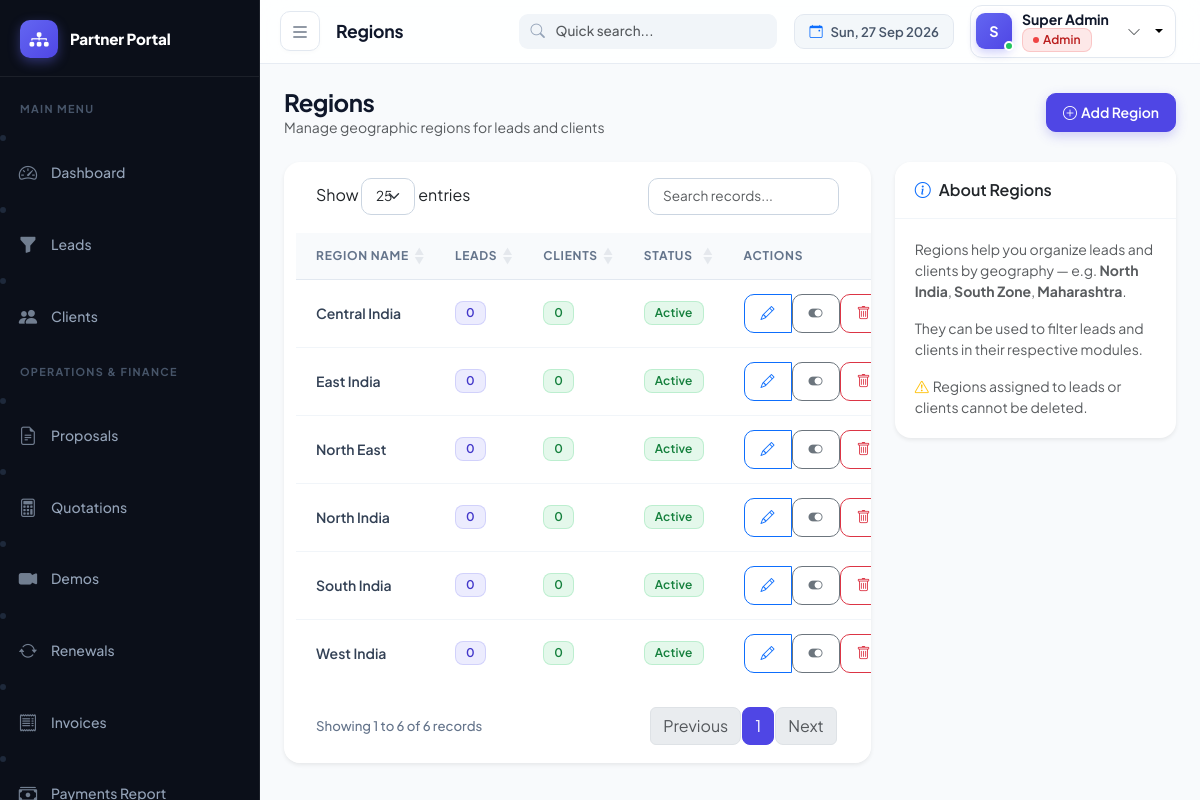
The app's page /modules/regions/index.php (signed in) with its own data.
### tables this page shows
CREATE TABLE IF NOT EXISTS regions (
    id INT PRIMARY KEY AUTO_INCREMENT,
    name VARCHAR(100) NOT NULL,
    code VARCHAR(20),
    status ENUM('active', 'inactive') DEFAULT 'active'
);

### modules/regions/index.php (the view, shortened to what this page needs)
<?php
$db = getDB();
$regions = $db->query("SELECT r.*,
    (SELECT COUNT(*) FROM leads WHERE region_id=r.id) as lead_count,
    (SELECT COUNT(*) FROM clients WHERE region_id=r.id) as client_count
    FROM regions r ORDER BY r.name")->fetchAll();
include __DIR__ . '/../../includes/header.php';
?>
<div class="page-header d-flex justify-content-between align-items-center mb-4">
  <div><h4 class="mb-0">Regions</h4><p class="text-muted small mb-0">Manage geographic regions for leads and clients</p></div>
  <button class="btn btn-primary" data-bs-toggle="modal" data-bs-target="#regionModal">
    <i class="bi bi-plus-circle me-1"></i>Add Region
  </button>
</div>
<div class="row">
  <div class="col-xl-8">
    <div class="card border-0 shadow-sm">
      <div class="card-body p-0">
        <table class="table table-hover mb-0 datatable">
          <thead class="table-light">
            <tr><th>Region Name</th><th>Leads</th><th>Clients</th><th>Status</th><th>Actions</th></tr>
          </thead>
          <tbody>
            <?php foreach ($regions as $r): ?>
            <tr>
              <td class="fw-semibold"><?= htmlspecialchars($r['name']) ?></td>
              <td><span class="badge bg-primary"><?= $r['lead_count'] ?></span></td>
              <td><span class="badge bg-success"><?= $r['client_count'] ?></span></td>
              <td>
                <?php if ($r['status'] === 'active'): ?>
                  <span class="badge bg-success">Active</span>
                <?php else: ?>
                  <span class="badge bg-secondary">Inactive</span>
                <?php endif; ?>
              </td>
              <td>
                <div class="btn-group btn-group-sm">
                  <button class="btn btn-outline-primary"
                          onclick="editRegion(<?= $r['id'] ?>, '<?= htmlspecialchars(addslashes($r['name'])) ?>', '<?= $r['status'] ?>')"
                          title="Edit">
                    <i class="bi bi-pencil"></i>
                  </button>
                  <form method="POST" class="d-inline" onsubmit="return confirm('Toggle status of this region?')">
                    <button type="submit" class="btn btn-outline-secondary" title="Toggle Status"><i class="bi bi-toggle-on"></i></button>
                  </form>
                  <?php if ($r['lead_count'] == 0 && $r['client_count'] == 0): ?>
                  <form method="POST" class="d-inline" onsubmit="return confirm('Delete this region?')">
                    <button type="submit" class="btn btn-outline-danger" title="Delete"><i class="bi bi-trash"></i></button>
                  </form>
                  <?php endif; ?>
                </div>
              </td>
            </tr>
            <?php endforeach; ?>
          </tbody>
        </table>
      </div>
    </div>
  </div>
  <div class="col-xl-4">
    <div class="card border-0 shadow-sm">
      <div class="card-header bg-white fw-semibold py-3"><i class="bi bi-info-circle me-2 text-primary"></i>About Regions</div>
      <div class="card-body small text-muted">
        <p>Regions help you organize leads and clients by geography — e.g. <strong>North India</strong>, <strong>South Zone</strong>, <strong>Maharashtra</strong>.</p>
        <p>They can be used to filter leads and clients in their respective modules.</p>
        <p class="mb-0"><i class="bi bi-exclamation-triangle text-warning me-1"></i>Regions assigned to leads or clients cannot be deleted.</p>
      </div>
    </div>
  </div>
</div>
<?php include __DIR__ . '/../../includes/footer.php'; ?>

### assets/css/style.css (style rules this page uses)
:root { --font-primary: 'Plus Jakarta Sans', 'Inter', system-ui, -apple-system, sans-serif; --sidebar-width: 260px; --sidebar-collapsed: 72px; --navbar-height: 64px; --primary: #4f46e5; --primary-hover: #4338ca; --primary-light: #6366f1; --primary-subtle: rgba(99, 102, 241, 0.1); --sidebar-bg: #0b0f19; --sidebar-border: rgba(255, 255, 255, 0.07); --sidebar-hover: rgba(255, 255, 255, 0.06); --sidebar-active-bg: linear-gradient(90deg, rgba(99, 102, 241, 0.18) 0%, rgba(99, 102, 241, 0.03) 100%); --sidebar-active-border: #818cf8; --sidebar-text: #94a3b8; --sidebar-text-active: #ffffff; --body-bg: #f8fafc; --card-shadow: 0 10px 30px -10px rgba(0, 0, 0, 0.05), 0 4px 6px -2px rgba(0, 0, 0, 0.02); --card-shadow-hover: 0 20px 35px -10px rgba(0, 0, 0, 0.09), 0 8px 12px -4px rgba(0, 0, 0, 0.04); }
body { background-color: var(--body-bg); font-family: var(--font-primary); color: #1e293b; overflow-x: hidden; -webkit-font-smoothing: antialiased; }
h1, h2, h3, h4, h5, h6, .h1, .h2, .h3, .h4, .h5, .h6 { font-family: var(--font-primary); font-weight: 700; color: #0f172a; letter-spacing: -0.02em; }
.card { border: 1px solid rgba(226, 232, 240, 0.8); border-radius: 16px; box-shadow: var(--card-shadow); transition: all 0.25s cubic-bezier(0.4, 0, 0.2, 1); background: #ffffff; overflow: hidden; }
.card-header { background-color: #ffffff; border-bottom: 1px solid #f1f5f9; padding: 16px 20px; border-top-left-radius: 16px !important; border-top-right-radius: 16px !important; }
.card-body { padding: 20px; }
.card-body.p-0 { overflow: hidden; border-bottom-left-radius: inherit; border-bottom-right-radius: inherit; }
.table { margin-bottom: 0; width: 100%; border-collapse: separate; border-spacing: 0; }
.table thead th { font-size: 0.75rem; font-weight: 700; text-transform: uppercase; letter-spacing: 0.06em; color: #64748b; background-color: #f8fafc; border-bottom: 1px solid #e2e8f0; white-space: nowrap; padding: 14px 20px; }
.table tbody td { padding: 14px 20px; vertical-align: middle; border-bottom: 1px solid #f1f5f9; color: #334155; font-size: 0.875rem; }
.table tbody tr { transition: background-color 0.15s ease; }
.table tbody tr:last-child td { border-bottom: none; }
.badge { font-weight: 600; font-size: 0.75rem; padding: 5px 10px; border-radius: 8px; letter-spacing: 0.01em; display: inline-flex; align-items: center; gap: 4px; }
.badge-dot { width: 6px; height: 6px; border-radius: 50%; display: inline-block; }
.bg-success, .badge-soft-success { background-color: rgba(34, 197, 94, 0.12) !important; color: #15803d !important; border: 1px solid rgba(34, 197, 94, 0.2); }
.bg-danger, .badge-soft-danger { background-color: rgba(239, 68, 68, 0.12) !important; color: #b91c1c !important; border: 1px solid rgba(239, 68, 68, 0.2); }
.bg-primary, .badge-soft-primary { background-color: rgba(99, 102, 241, 0.12) !important; color: #4338ca !important; border: 1px solid rgba(99, 102, 241, 0.2); }
.btn { font-family: var(--font-primary); font-weight: 600; border-radius: 10px; padding: 8px 16px; transition: all 0.2s cubic-bezier(0.4, 0, 0.2, 1); font-size: 0.875rem; }
.btn-primary { background-color: var(--primary); border-color: var(--primary); box-shadow: 0 4px 12px rgba(79, 70, 229, 0.25); }

### records on screen
regions: name "Central India", lead_count "0", client_count "0", status "Active"
regions: name "East India", lead_count "0", client_count "0", status "Active"
regions: name "North East", lead_count "0", client_count "0", status "Active"
regions: name "North India", lead_count "0", client_count "0", status "Active"
regions: name "South India", lead_count "0", client_count "0", status "Active"
regions: name "West India", lead_count "0", client_count "0", status "Active"

### other values on screen
$pageTitle "Regions"
substr($currentUser['name'], 0, 1) "S"
$currentUser['name'] "Super Admin"
$sidebarBrandName "Partner Portal"
$section['title'] "MAIN MENU"
$item['label'] "Dashboard"
$item['label'] "Leads"
$item['label'] "Clients"
$section['title'] "OPERATIONS & FINANCE"
$item['label'] "Proposals"
$item['label'] "Quotations"
$item['label'] "Demos"
$item['label'] "Renewals"
$item['label'] "Invoices"
